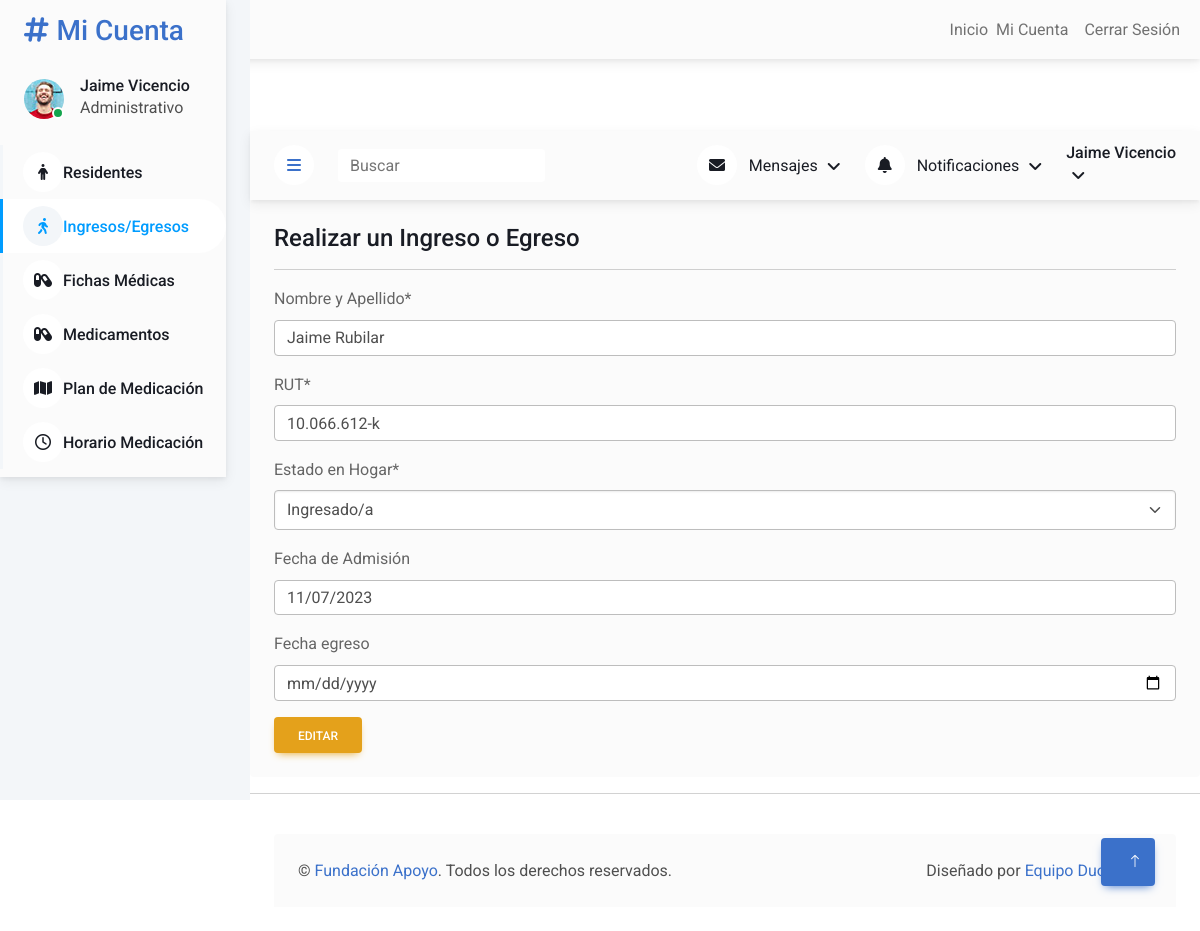
Page /users/residente/ingreso-egreso/update/1/ (signed in) on the committed database.
### users/models.py (models this page shows, shortened)
class Residente(models.Model):
    nombre_apellido = models.CharField(max_length=100)
    rut = models.CharField(max_length=20)
    nacionalidad = models.CharField(max_length=50, default='Chileno/a')
    fecha_nacimiento = models.DateField()
    estado_civil = models.CharField(max_length=20, choices=ESTADO_CIVIL_CHOICES)
    genero = models.CharField(max_length=1, choices=GENERO_CHOICES)
    direccion = models.CharField(max_length=200)
    comuna = models.CharField(max_length=100)
    celular = models.CharField(max_length=20)
    estado_en_hogar = models.CharField(max_length=1, choices=ESTADO_EN_HOGAR_CHOICES, default='I')
    fecha_admision = models.DateField(null=True, blank=True)
    fecha_egreso = models.DateField(null=True, blank=True)

### users/views.py (the view, shortened to what this page needs)
# urls.py: path('residente/ingreso-egreso/update/<int:pk>/', ResidenteIngresoEgresoUpdateView.as_view(), name='users-residente-ingreso-egreso-update'),
class ResidenteIngresoEgresoUpdateView(LoginRequiredMixin,  AdministrativoRequiredMixin, PermissionRequiredMixin, UpdateView):
    template_name = 'users/residente_ingreso_egreso_update.html'
    form_class = ResidentIngresoEgresoForm
    queryset = Residente.objects.all()
    permission_required = 'users.update_residente'

### users/forms.py (shortened to what this page needs)
class ResidentIngresoEgresoForm(forms.ModelForm):
    fecha_egreso = forms.DateField(widget=forms.DateInput(attrs={'type': 'date'}))
    class Meta:
        model = Residente
        fields = ['nombre_apellido', 'rut', 'estado_en_hogar', 'fecha_admision', 'fecha_egreso']
        labels = {
            'nombre_apellido': 'Nombre y Apellido',
            'rut': 'RUT',
            'estado_en_hogar': 'Estado en Hogar',
            'fecha_admision': 'Fecha de Admisión',
            'fecha_egreso': 'Fecha de Egreso',
        }
    def __init__(self, *args, **kwargs):
        super().__init__(*args, **kwargs)
        self.fields['fecha_egreso'].required = False

### users/mixins.py (called while the page is built)
    def test_func(self):
        return self.request.user.groups.filter(name='Administrativo').exists()

### users/templates/users/residente_ingreso_egreso_update.html (shortened to what this page needs)
{% extends "users/base.html" %}
{% load static %}
{% load crispy_forms_tags %}
{% block content %}
<div class="container-xxl position-relative bg-white d-flex p-0">
        <div class="sidebar pe-4 pb-3">
            <nav class="navbar bg-light navbar-light">
                <a href="{% url 'users:users-residente-list' %}" class="navbar-brand mx-4 mb-3">
                    <h3 class="text-primary"><i class="fa fa-hashtag me-2"></i>Mi Cuenta</h3>
                </a>
                <div class="d-flex align-items-center ms-4 mb-4">
                    <div class="position-relative">
                        <img class="rounded-circle" src="{% static 'users/img/user.jpg' %}" alt="" style="width: 40px; height: 40px;">
                        <div class="bg-success rounded-circle border border-2 border-white position-absolute end-0 bottom-0 p-1"></div>
                    </div>
                    <div class="ms-3">
                        <h6 class="mb-0"> {{ request.user.first_name|capfirst }} {{ request.user.last_name|capfirst }}</h6>
                        {% if request.user.groups.first %}
                        <span class="d-none d-lg-inline-flex">{{ request.user.groups.first.name }}</span>
                        {% else %}
                        <span class="d-none d-lg-inline-flex">Sin grupo Asignado</span>
                        {% endif %}
                    </div>
                </div>
                <div class="navbar-nav w-100">
                    <a href="{% url 'users:users-residente-list' %}" class="nav-item nav-link"><i class="fa-solid fa-person"></i>Residentes</a>
                    <a href="{% url 'users:users-residente-ingreso-egreso-list' %}" class="nav-item nav-link active"><i class="fa-solid fa-person-walking"></i></i>Ingresos/Egresos</a>
                    <a href="{% url 'users:users-fichamedica-list' %}" class="nav-item nav-link"><i class="fa-solid fa-capsules"></i>Fichas Médicas</a>
                    <a href="{% url 'users:users-medicamento-list' %}" class="nav-item nav-link "><i class="fa-solid fa-capsules"></i>Medicamentos</a>
                    <a href="{% url 'users:users-planmedicacion-list' %}" class="nav-item nav-link"><i class="fa-solid fa-map"></i></i>Plan de Medicación</a>
                    <a href="{% url 'users:users-dosismedicamento-list' %}" class="nav-item nav-link"><i class="fa-regular fa-clock"></i>Horario Medicación</a>
                </div>
            </nav>
        </div>
<div class="content">
    <nav class="navbar navbar-expand bg-light navbar-light sticky-top px-4 py-0">
        <a href="#" class="sidebar-toggler flex-shrink-0">
            <i class="fa fa-bars"></i>
        </a>
        <form class="d-none d-md-flex ms-4">
            <input class="form-control border-0" type="search" placeholder="Buscar">
        </form>
        <div class="navbar-nav align-items-center ms-auto">
            <div class="nav-item dropdown">
                <a href="#" class="nav-link dropdown-toggle" data-bs-toggle="dropdown">
                    <i class="fa fa-envelope me-lg-2"></i>
                    <span class="d-none d-lg-inline-flex">Mensajes</span>
                </a>
            </div>
            <div class="nav-item dropdown">
                <a href="#" class="nav-link dropdown-toggle" data-bs-toggle="dropdown">
                    <i class="fa fa-bell me-lg-2"></i>
                    <span class="d-none d-lg-inline-flex">Notificaciones</span>
                </a>
            </div>
            <div class="nav-item dropdown">
                <a href="#" class="nav-link dropdown-toggle" data-bs-toggle="dropdown">
                    <h6 class="mb-0"> {{ request.user.first_name|capfirst }} {{ request.user.last_name|capfirst }}</h6>
                </a>
            </div>
        </div>
    </nav>
            <div class="col-12">
                <div class="bg-light rounded h-100 p-4">
                    <h4>Realizar un Ingreso o Egreso</h4>
                <hr />
                <form method="POST" enctype="multipart/form-data">
                    {{ form|crispy }}
                    <button type="submit" class="btn btn-warning">Editar</button>
                </form>
                </div>
                <hr>
            </div>
            <div class="container-fluid pt-4 px-4">
                <div class="bg-light rounded-top p-4">
                    <div class="row">
                        <div class="col-12 col-sm-6 text-center text-sm-start">
                            &copy; <a href="#">Fundación Apoyo</a>. Todos los derechos reservados.
                        </div>
                        <div class="col-12 col-sm-6 text-center text-sm-end">
                            Diseñado por <a href="#">Equipo Duocsines</a>
                        </div>
                    </div>
                </div>
            </div>
        </div>
    <a href="#" class="btn btn-lg btn-primary btn-lg-square back-to-top"><i class="bi bi-arrow-up"></i></a>
</div>
{% endblock content %}

### users/static/users/css/style.css (style rules this page uses)
:root { --primary: #009CFF; --light: #F3F6F9; --dark: #191C24; }
.back-to-top { position: fixed; display: none; right: 45px; bottom: 45px; z-index: 99; }
.btn { transition: .5s; }
.btn.btn-primary { color: #FFFFFF; }
.btn-lg-square { width: 48px; height: 48px; }
.btn-square, .btn-sm-square, .btn-lg-square { padding: 0; display: inline-flex; align-items: center; justify-content: center; font-weight: normal; border-radius: 50px; }
.sidebar { position: fixed; top: 0; left: 0; bottom: 0; width: 250px; height: 100vh; overflow-y: auto; background: var(--light); transition: 0.5s; z-index: 999; }
.content { margin-left: 250px; min-height: 100vh; background: #FFFFFF; transition: 0.5s; }
@media (min-width: 992px) { .sidebar { margin-left: 0; } }
@media (min-width: 992px) { .content { width: calc(100% - 250px); } }
.sidebar .navbar .navbar-nav .nav-link { padding: 7px 20px; color: var(--dark); font-weight: 500; border-left: 3px solid var(--light); border-radius: 0 30px 30px 0; outline: none; }
.sidebar .navbar .navbar-nav .nav-link:hover, .sidebar .navbar .navbar-nav .nav-link.active { color: var(--primary); background: #FFFFFF; border-color: var(--primary); }
.sidebar .navbar .navbar-nav .nav-link i { width: 40px; height: 40px; display: inline-flex; align-items: center; justify-content: center; background: #FFFFFF; border-radius: 40px; }
.sidebar .navbar .navbar-nav .nav-link:hover i, .sidebar .navbar .navbar-nav .nav-link.active i { background: var(--light); }
.content .navbar .navbar-nav .nav-link { margin-left: 25px; padding: 12px 0; color: var(--dark); outline: none; }
.content .navbar .sidebar-toggler, .content .navbar .navbar-nav .nav-link i { width: 40px; height: 40px; display: inline-flex; align-items: center; justify-content: center; background: #FFFFFF; border-radius: 40px; }
.content .navbar .dropdown-toggle::after { margin-left: 6px; vertical-align: middle; border: none; content: "\f107"; font-family: "Font Awesome 5 Free"; font-weight: 900; transition: .5s; }

### rows in the picture
Residente: nombre_apellido "Jaime Rubilar", rut "10.066.612-k", estado_en_hogar "Ingresado/a", fecha_admision "11/07/2023"

### other values in the picture
{{ request.user.first_name|capfirst }} "Jaime"
{{ request.user.last_name|capfirst }} "Vicencio"
{{ request.user.groups.first.name }} "Administrativo"
